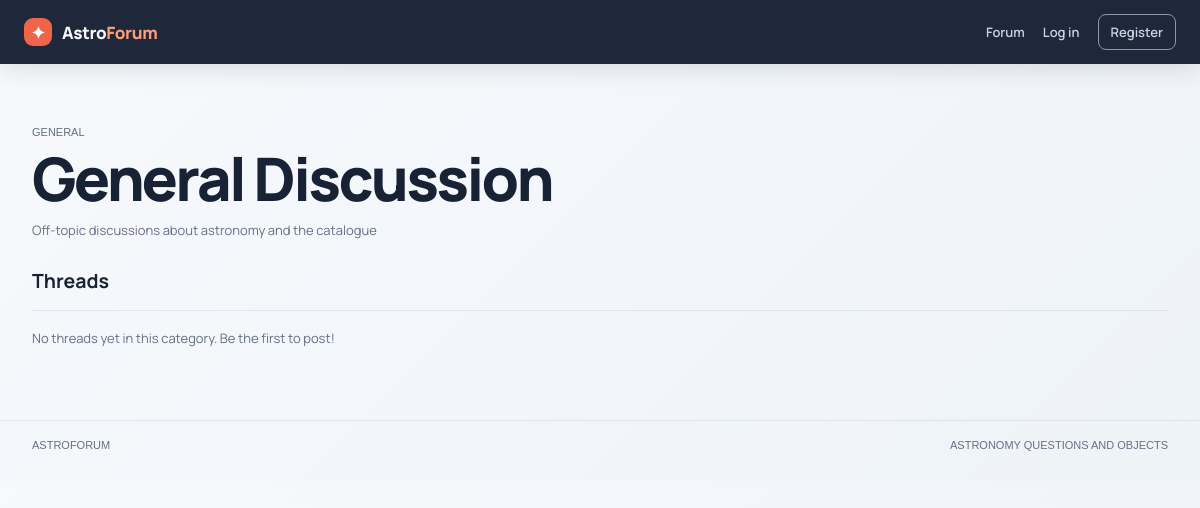
The app's page /index.php?page=forum&cat=general with its own data.
### tables this page shows
CREATE TABLE IF NOT EXISTS categories (
  id          INT UNSIGNED NOT NULL AUTO_INCREMENT,
  name        VARCHAR(64)  NOT NULL,
  slug        VARCHAR(64)  NOT NULL,
  object_type VARCHAR(64)  NULL,             
  description VARCHAR(255) NULL,
  created_at  TIMESTAMP NOT NULL DEFAULT CURRENT_TIMESTAMP,
  PRIMARY KEY (id),
  UNIQUE KEY uq_categories_slug (slug),
  KEY idx_categories_object_type (object_type)
);

### web/functions.php (called while the page is built, shortened)
<?php
require_once __DIR__ . '/config.php';
function e(?string $value): string
{
    return htmlspecialchars($value ?? '', ENT_QUOTES, 'UTF-8');
}
function current_user(): ?array
{
    if (empty($_SESSION['user_id'])) {
        return null;
    }
    $statement = db()->prepare('SELECT id, username, role, expertise, registration_status, is_restricted, created_at FROM users WHERE id = ?');
    $statement->execute([$_SESSION['user_id']]);
    $user = $statement->fetch();
    return $user;
}
function get_category_by_slug(string $slug): ?array
{
    $statement = db()->prepare('SELECT id, name, slug, object_type, description FROM categories WHERE slug = ?');
    $statement->execute([$slug]);
    return $statement->fetch();
}
function get_threads_by_category(int $categoryId, int $limit = 20): array
{
    $statement = db()->prepare(
        'SELECT t.id, t.title, t.type, t.status, t.created_at, u.username,
                COUNT(DISTINCT p.id) as post_count, MAX(p.created_at) as last_post
         FROM threads t
         JOIN users u ON t.author_id = u.id
         LEFT JOIN posts p ON t.id = p.thread_id
         WHERE t.category_id = ?
         GROUP BY t.id
         ORDER BY last_post DESC, t.created_at DESC
         LIMIT ?'
    );
    $statement->execute([$categoryId, $limit]);
    return $statement->fetchAll();
}

### web/config.php (called while the page is built, shortened)
<?php
function db(): PDO
{
    static $connection;
    if ($connection instanceof PDO) {
        return $connection;
    }
    $dsn = 'mysql:host=' . DB_HOST . ';port=' . DB_PORT . ';dbname=' . DB_NAME . ';charset=utf8mb4';
    $connection = new PDO($dsn, DB_USER, DB_PASS, [
        PDO::ATTR_ERRMODE => PDO::ERRMODE_EXCEPTION,
        PDO::ATTR_DEFAULT_FETCH_MODE => PDO::FETCH_ASSOC,
        PDO::ATTR_EMULATE_PREPARES => false,
    ]);
    return $connection;
}

### web/index.php (the view, shortened to what this page needs)
<?php
require_once __DIR__ . '/functions.php';
$page = $_GET['page'] ?? 'home';
$category_slug = $_GET['cat'] ?? null;
$user = current_user();
$pending = [];
?><!doctype html>
<html lang="en">
<head>
    <link rel="stylesheet" href="style.css">
</head>
<body>
    <header class="topbar">
        <a class="brand" href="index.php"><span class="brand-mark">✦</span><span>Astro<span>Forum</span></span></a>
        <nav>
            <a href="index.php?page=forum">Forum</a>
            <?php if ($user): ?>
                <a href="index.php?page=dashboard">Dashboard</a>
                <?php if ($user['role'] === 'admin'): ?><a href="index.php?page=admin">Admin<?php if ($pending): ?><b class="count"><?= count($pending) ?></b><?php endif; ?></a><?php endif; ?>
                <?php if ($user['expertise'] !== 'normal' || $user['role'] === 'admin'): ?><a href="index.php?page=approvals">Approvals</a><?php endif; ?>
                <?php if ($user['expertise'] !== 'normal' || $user['role'] === 'admin'): ?><a href="index.php?page=disputes">Disputes</a><?php endif; ?>
                <form method="post" class="inline-form"><input type="hidden" name="action" value="logout"><?= csrf_field() ?><button class="nav-button" type="submit">Log out</button></form>
            <?php else: ?>
                <a href="index.php?page=login">Log in</a><a class="nav-cta" href="index.php?page=register">Register</a>
            <?php endif; ?>
        </nav>
    </header>
    <main class="shell">
        <?php if ($page === 'register'): ?>
            <section class="auth-layout"><div class="auth-intro"><p class="eyebrow">Create an account</p><h1>Join the discussion.</h1><p>Register to ask questions, browse the catalogue, and contribute answers.</p><div class="signal-list"><span>01</span>Admin approval required</div><div class="signal-list"><span>02</span>One account per user</div></div><div class="form-panel"><p class="eyebrow">Registration</p><h2>Create your account</h2><form method="post" class="stack"><input type="hidden" name="action" value="register"><?= csrf_field() ?><label>Username<input name="username" autocomplete="username" required minlength="3" maxlength="64"></label><label>Password<input type="password" name="password" autocomplete="new-password" required minlength="8"><small>At least 8 characters.</small></label><label>Confirm password<input type="password" name="password_confirmation" autocomplete="new-password" required minlength="8"></label><button class="primary-button" type="submit">Register <span>→</span></button></form><p class="form-foot">Already registered? <a href="index.php?page=login">Log in</a></p></div></section>
        <?php elseif ($page === 'forum'):
            if ($category_slug):
                $category = get_category_by_slug($category_slug);
                $threads = get_threads_by_category($category['id']);
        ?>
            <section class="page-heading"><p class="eyebrow"><?= e($category['object_type'] ?? 'General') ?></p><h1><?= e($category['name']) ?></h1><p><?= e($category['description']) ?></p></section>
            <section><h2>Threads</h2>
            <?php if (!$threads): ?>
                <p class="empty-state">No threads yet in this category. Be the first to post!</p>
            <?php endif; ?>
            </section>
        <?php endif; ?>
        <?php endif; ?>
    </main>
    <footer><span>ASTROFORUM</span><span>Astronomy questions and objects</span></footer>
</body>
</html>

### web/style.css (style rules this page uses)
:root { --ink: #14232d; --muted: #687781; --cream: #f5f2eb; --paper: #fffdf8; --line: #dedbd2; --coral: #e56f55; --coral-dark: #b9473d; --teal: #4d817a; --shadow: 0 20px 70px rgba(37, 53, 57, .10); }
* { box-sizing: border-box; }
body { margin: 0; background: var(--cream); color: var(--ink); font-family: 'Manrope', Avenir, sans-serif; }
a { color: inherit; text-decoration: none; }
.topbar { align-items: center; display: flex; justify-content: space-between; margin: 0 auto; max-width: 1240px; padding: 28px 32px; }
.brand { align-items: center; display: inline-flex; font-size: 17px; font-weight: 800; gap: 10px; letter-spacing: .02em; }
.brand > span:last-child span { color: var(--coral); }
.brand-mark { align-items: center; background: var(--ink); border-radius: 50%; color: #f5c978; display: inline-flex; height: 30px; justify-content: center; width: 30px; }
nav { align-items: center; display: flex; font-size: 13px; font-weight: 700; gap: 27px; }
.nav-cta { border: 1px solid var(--ink); border-radius: 3px; padding: 10px 15px; }
.shell { margin: 0 auto; max-width: 1240px; padding: 42px 32px 85px; }
.eyebrow, .stat-label, .object-type, footer, .hero-coordinate span { color: var(--teal); font-family: 'DM Mono', monospace; font-size: 11px; letter-spacing: .14em; text-transform: uppercase; }
.hero h1, .auth-intro h1, .page-heading h1, .setup-shell h1 { font-family: Georgia, serif; font-size: clamp(46px, 6vw, 82px); font-weight: 400; letter-spacing: 0; line-height: .98; margin: 22px 0; }
.page-heading { margin: 35px 0 45px; }
.page-heading h1 { font-size: clamp(48px, 6vw, 70px); margin: 14px 0; }
.page-heading > p:last-child { color: var(--muted); }
.empty-state { border-top: 1px solid var(--line); color: var(--muted); font-size: 13px; padding: 24px 0 0; }
footer { color: var(--muted); display: flex; justify-content: space-between; margin: 0 auto; max-width: 1240px; padding: 0 32px 28px; }
:root { --ink: #232629; --muted: #6a737c; --cream: #f8f9f9; --paper: #ffffff; --line: #d6d9dc; --coral: #e76f00; --coral-dark: #b65300; --teal: #0077cc; --shadow: 0 1px 2px rgba(0, 0, 0, .08); }
body { background: var(--cream); color: var(--ink); font-family: Arial, Helvetica, sans-serif; font-size: 13px; }
.topbar { background: #101214; border-top: 3px solid var(--coral); max-width: none; padding: 11px max(24px, calc((100% - 1240px) / 2)); }
.brand { color: #f1f2f3; font-size: 17px; }
.brand > span:last-child span { color: #f1f2f3; }
.brand-mark { background: var(--coral); border-radius: 3px; color: #fff; height: 28px; width: 28px; }
nav { color: #d6d9dc; font-size: 13px; gap: 18px; }
.nav-cta { border: 1px solid #b9c0c7; border-radius: 3px; padding: 8px 12px; }
.shell { max-width: 1240px; padding: 24px 32px 60px; }
.eyebrow, .stat-label, .object-type, footer, .hero-coordinate span { color: var(--muted); font-family: Arial, Helvetica, sans-serif; font-size: 11px; letter-spacing: 0; text-transform: uppercase; }
.hero h1, .auth-intro h1, .page-heading h1, .setup-shell h1, .section-head h2, .queue-head h2, .form-panel h2, .object-card h3 { font-family: Arial, Helvetica, sans-serif; font-weight: 400; letter-spacing: 0; }
.page-heading { margin: 20px 0 28px; }
.page-heading h1 { font-size: 32px; margin: 10px 0; }
.empty-state { padding-top: 18px; }
footer { border-top: 1px solid var(--line); color: var(--muted); display: flex; justify-content: space-between; margin: 0 auto; max-width: 1240px; padding: 18px 32px 30px; }
body { background: linear-gradient(135deg, #f7f9fc 0%, #eef3f8 100%); color: var(--ink); font-family: 'Manrope', 'Avenir Next', sans-serif; }
.topbar { background: rgba(24, 34, 53, .97); border-top: 0; box-shadow: 0 5px 24px rgba(24, 34, 53, .12); padding-top: 14px; padding-bottom: 14px; }
.brand { color: #f8fafc; font-family: 'Manrope', sans-serif; letter-spacing: -.02em; }
.brand > span:last-child span { color: #ff9a78; }
.brand-mark { background: var(--coral); border-radius: 9px; color: #fff; }
nav { color: #cbd5e1; font-weight: 600; }
.nav-cta { border-color: #8b98aa; border-radius: 8px; transition: background .2s ease, border-color .2s ease; }
.shell { padding-top: 38px; }
.hero h1, .auth-intro h1, .page-heading h1, .setup-shell h1 { font-family: 'Manrope', sans-serif; font-weight: 800; letter-spacing: -.045em; }
.page-heading { margin-top: 24px; }
.page-heading h1 { font-size: clamp(40px, 5vw, 64px); }
footer { border-color: var(--line); }

### records on screen
categories: object_type "GENERAL", name "General Discussion", description "Off-topic discussions about astronomy and the catalogue"
